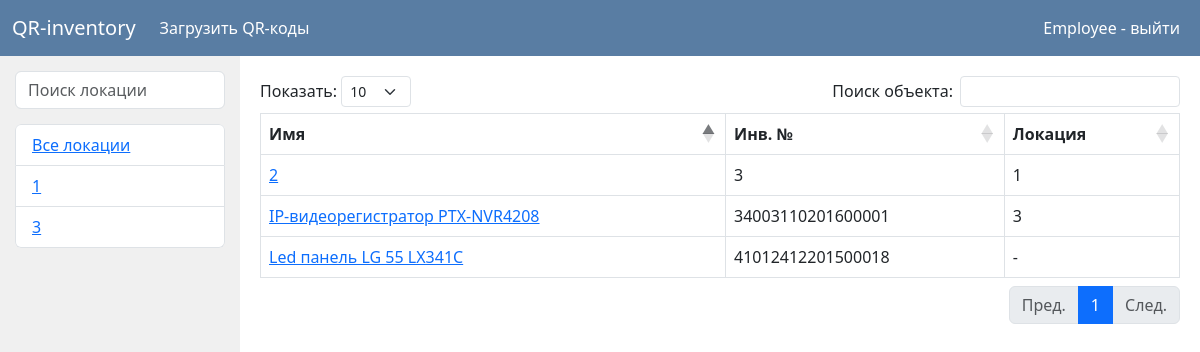
/ (signed in), run on the app's committed database.
### data/users.py (models this page shows, shortened)
class User(SqlAlchemyBase, UserMixin, SerializerMixin):
    __tablename__ = 'users'
    id = sqlalchemy.Column(sqlalchemy.Integer,
                           primary_key=True, autoincrement=True)
    name = sqlalchemy.Column(sqlalchemy.String)
    email = sqlalchemy.Column(sqlalchemy.String,
                              index=True, unique=True, nullable=True)
    hashed_password = sqlalchemy.Column(sqlalchemy.String, nullable=True)
    role = sqlalchemy.Column(sqlalchemy.Integer, sqlalchemy.ForeignKey('roles.id'))
    def is_admin(self):
        if str(self.role) == '1':
            return True
        return False

### data/places.py (models this page shows)
class Place(SqlAlchemyBase, SerializerMixin):
    __tablename__ = 'places'
    id = sqlalchemy.Column(sqlalchemy.Integer,
                           primary_key=True, autoincrement=True)
    text = sqlalchemy.Column(sqlalchemy.String)

### data/objects.py (models this page shows, shortened)
class Object(SqlAlchemyBase, SerializerMixin):
    __tablename__ = 'objects'
    id = sqlalchemy.Column(sqlalchemy.Integer,
                           primary_key=True, autoincrement=True)
    name = sqlalchemy.Column(sqlalchemy.String, nullable=True)
    serial_number = sqlalchemy.Column(sqlalchemy.String, nullable=True)
    obj_place = sqlalchemy.Column(sqlalchemy.Integer, sqlalchemy.ForeignKey('places.id'),
                                  nullable=True)
    responsible_id = sqlalchemy.Column(sqlalchemy.Integer, sqlalchemy.ForeignKey('users.id'),
                                  nullable=True)
    checked = sqlalchemy.Column(sqlalchemy.Integer, nullable=True, default=1)

### front/user_pages.py (the view)
@app.route('/')
@login_required
def all_objects():
    if current_user.is_admin():
        return redirect('/admin')
    db_sess = db_session.create_session()
    objects = db_sess.query(Object).filter(Object.responsible_id == current_user.id)
    places = db_sess.query(Place)
    user_places = set()
    for obj in db_sess.query(Object).filter(Object.responsible_id == current_user.id):
        if places.get(obj.obj_place):
            user_places.add(places.get(obj.obj_place).id)
    user_places = places.filter(Place.id.in_(list(user_places)))
    return render_template("user/main_page.html", objects=objects, user_places=user_places, places=places, title='QR-inventory')

### data/db_session.py (called while the page is built)
def create_session() -> Session:
    global __factory
    return __factory()

### flask_app.py (called while the page is built)
@login_manager.user_loader
def load_user(user_id):
    return db_sess.query(User).get(user_id)

### templates/user/main_page.html (shortened to what this page needs)
{% extends "user/base.html" %}
{% block content %}
    <div class="main_container">
    <div class="places">
        <input class="form-control" id="placesSearch" type="text" placeholder="Поиск локации">
        <ul class="list-group" id="placesList">
            <li class="list-group-item"><a href="/"> Все локации </a></li>
            {% for place in user_places %}
                <li class="list-group-item"><a href="/{{ place.id }}"> {{ place.text }}</a></li>
            {% endfor %}
        </ul>
    </div>
    <div class="objects">
        <table class="table table-bordered" id="objTable">
            <thead>
            <tr>
                <th>Имя</th>
                <th>Инв. №</th>
                <th>Локация</th>
            </tr>
            </thead>
            <tbody>
            {% for obj in objects %}
                <tr>
                    <td><a href="/object/{{ obj.id }}"> {{ obj.name }} </a></td>
                    <td> {{ obj.serial_number }} </td>
                    {% if places.get(obj.obj_place) %}
                        <td> {{ places.get(obj.obj_place).text }} </td>
                    {% else %}
                        <td> -</td>
                    {% endif %}
                </tr>
            {% endfor %}
            </tbody>
        </table>
    </div>
{% endblock %}

### templates/user/base.html (shortened to what this page needs)
<!doctype html>
<html lang="en">
<head>
    <link href="https://cdn.jsdelivr.net/npm/bootstrap@5.3.0-alpha3/dist/css/bootstrap.min.css" rel="stylesheet"
>
    <link rel="stylesheet" href="https://cdn.datatables.net/1.13.4/css/dataTables.bootstrap5.min.css">
    <link rel="stylesheet" href="/static/style.css">
    <link rel="stylesheet" href="https://cdnjs.cloudflare.com/ajax/libs/font-awesome/4.7.0/css/font-awesome.min.css">
</head>
<body>
<header>
    <nav class="navbar navbar-expand-lg">
        <div class="container-fluid">
            <a class="navbar-brand" href="/"> QR-inventory </a>
            <div class="collapse navbar-collapse" id="navbarNav">
                <ul class="navbar-nav">
                    <li class="nav-item">
                        <a class="nav-link" href="/download_qr">Загрузить QR-коды</a>
                    </li>
                </ul>
            </div>
            <div class="d-flex">
                {% if current_user.is_authenticated %}
                    <a class="nav-link me-2" href="/logout"> {{ current_user.name }} - выйти </a>
                {% else %}
                    <a class="btn btn-primary me-2" href="/register">Зарегистрироваться</a>
                    <a class="btn btn-primary" href="/login">Войти</a>
                {% endif %}
            </div>
        </div>
    </nav>
</header>
<main role="main" class="main_block">
    {% block content %}{% endblock %}
</main>
</body>
</html>

### static/style.css (style rules this page uses)
li { list-style-type:none; }
.nav-link { color: #ffffff; }
.navbar-brand { color: #ffffff; }
.navbar { background-color: #597da3; color: #ffffff; }
.main_container { display: grid; height: calc(100vh - 70px); grid-template-columns: 20% 80%; grid-template-areas: "places objects"; }
.places { background-color: #F0F0F0; height: calc(100vh - 70px); padding: 15px; grid-area: places; }
#placesSearch { margin-bottom: 15px; }
#placesList { max-height: calc(100vh - 165px); overflow-y: scroll; }
.objects { grid-area: objects; }

### data on the page
User: name "Employee"
Place: text "1"
Place: text "3"
Object: name "2", serial_number "3", get "1"
Object: name "IP-видеорегистратор PTX-NVR4208", serial_number "34003110201600001", get "3"
Object: name "Led панель LG 55 LX341C", serial_number "41012412201500018"
